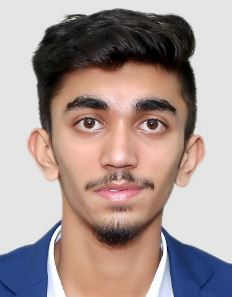
#> input picture Task6-FaceRecognition/azureaifaces/faces/IMG_TEST_1.jpg, 232 x 297 px, given in place of the camera
$ jupyter execute 'Capture 100 photos.ipynb'
#> lines starting #> are read from the running program, lines starting #| are printed output that depends on the picture; after the words box and inside, x2 and y2 are one past the last pixel; in counts of white or black regions, pixels touching at a corner belong together
[cell 1]
# part 1 - captures the photo of user
import cv2
import numpy as np

face_classifier = cv2.CascadeClassifier('haarcascade_frontalface_default.xml')

def face_extractor(img):

    gray = cv2.cvtColor(img,cv2.COLOR_BGR2GRAY)
    faces = face_classifier.detectMultiScale(gray, 1.3, 5)

    if faces is ():
        return None

    for (x,y,w,h) in faces:
        cropped_face = img[y:y+h, x:x+w]

    return cropped_face

cap = cv2.VideoCapture(0)
count = 0

while True:

    ret, frame = cap.read()
#> frame is the input picture: shape (297, 232, 3); mean B, G, R 148.3, 151.6, 168.5
    if ret==True:
        frame = cv2.flip(frame,1)
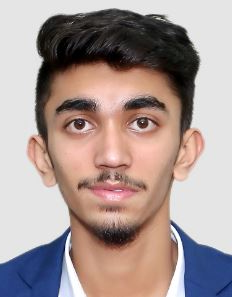
#> frame: shape (297, 232, 3); mean B, G, R 148.3, 151.6, 168.5

    if face_extractor(frame) is not None:
#> in face_extractor, `gray = cv2.cvtColor(img,cv2.COLOR_BGR2GRAY)`:
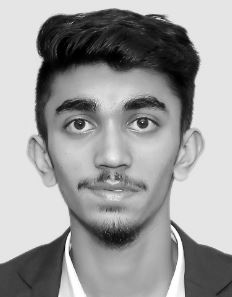
#> gray: shape (297, 232); min 0, max 255, mean 156.3
#> in face_extractor, `faces = face_classifier.detectMultiScale(gray, 1.3, 5)`: faces = [[26, 52, 171, 171]]
#> the loop in face_extractor, `for (x,y,w,h) in faces:` made 1 pass
#> pass 1, in face_extractor, `cropped_face = img[y:y+h, x:x+w]`:
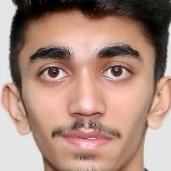
#> cropped_face: shape (171, 171, 3); mean B, G, R 125.4, 138.4, 171.2
        count += 1
#> count = 1
        face = cv2.resize(face_extractor(frame), (300, 300))
#> the loop in face_extractor (call 2), `for (x,y,w,h) in faces:` made 1 pass
        face = cv2.cvtColor(face, cv2.COLOR_BGR2GRAY)
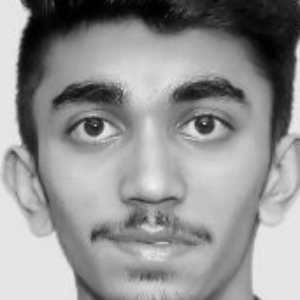
#> face: shape (300, 300); min 0, max 240, mean 146.6

        file_name_path = './1daksh/d_2_' + str(count) + '.jpg'
#> file_name_path = './1daksh/d_2_1.jpg'
        cv2.imwrite(file_name_path, face)

        cv2.putText(face, str(count), (50, 50), cv2.FONT_HERSHEY_COMPLEX, 1, (0,255,0), 2)
#> face: shape (300, 300); 0.14% of pixels changed, all inside (x1, y1, x2, y2) = (55, 28, 67, 52)
        cv2.imshow('Face Cropper', face)

    else:
        print("Face not found")
        pass

    if cv2.waitKey(1) == 13 or count == 100:
#> (key Esc is pressed here)
        break

cap.release()
cv2.destroyAllWindows()
print("Collecting Samples Complete")
